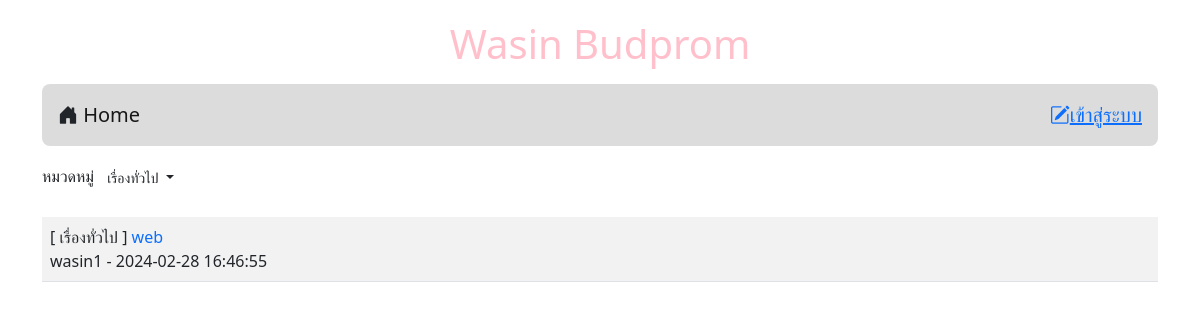
Page /index.php?id=1 on the committed database.
### tables this page shows
CREATE TABLE `category` (
  `id` int(11) NOT NULL,
  `name` varchar(32) NOT NULL
);

CREATE TABLE `post` (
  `id` int(11) NOT NULL,
  `title` varchar(128) NOT NULL,
  `content` varchar(2048) NOT NULL,
  `post_date` datetime NOT NULL,
  `cat_id` int(11) NOT NULL,
  `user_id` int(11) NOT NULL
);

CREATE TABLE `user` (
  `id` int(11) NOT NULL,
  `login` varchar(64) NOT NULL,
  `password` varchar(64) NOT NULL,
  `name` varchar(64) NOT NULL,
  `gender` char(1) NOT NULL,
  `email` varchar(32) NOT NULL,
  `role` char(1) NOT NULL
);

### index.php (the view, shortened to what this page needs)
<!DOCTYPE html>
<html lang="en">
<head>
    <link rel="stylesheet" href="home.css">
    <link href="https://cdn.jsdelivr.net/npm/bootstrap@5.2.3/dist/css/bootstrap.min.css" rel="stylesheet"
>
    <link rel="stylesheet" href="https://cdn.jsdelivr.net/npm/bootstrap-icons@1.11.3/font/bootstrap-icons.min.css">
</head>
<header>
    <h1 style="color: pink;">Wasin Budprom</h1>
</header>
<body class="container">
    <?php @include('nav.php')?>
    <div class="my-2 d-flex justify-content-between">
        <div>
            <lable>หมวดหมู่</lable>
            <span class="dropdown">
                <?php
                    $conn=new PDO("mysql:host=localhost;dbname=webboard;charset=utf8","root","");
                ?>
                <button class="btn btn-white-50 btn-sm dropdown-toggle" type="button" data-bs-toggle="dropdown"
                    aria-expanded="false">
                        <?php
                        if(isset($_GET['id'])){
                        $sql="SELECT name FROM category WHERE id=$_GET[id]";
                        foreach($conn->query($sql)as $row)
                        echo "$row[name]";
                        }else{
                            echo "--ทั้งหมด--";
                        }
                        ?>
                </button>
                    <?php
                        $sql="SELECT * FROM category";
                    ?>
            </span>
        </div>
    </div>
    <table class="table table-striped mt-4 ">
        <?php
        $conn=new PDO("mysql:host=localhost;dbname=webboard;charset=utf8","root","");
        if(isset($_GET['id'])){
            $sql="SELECT t3.name,t1.title,t1.id,t2.login,t1.post_date,t2.id as 'user_id' FROM post as t1
            INNER JOIN user as t2 ON (t1.user_id=t2.id)
            INNER JOIN category as t3 ON (t1.cat_id=t3.id)
            WHERE t1.cat_id=$_GET[id]
            ORDER BY t1.post_date DESC" ;
        }else{
            $sql="SELECT t3.name,t1.title,t1.id,t2.login,t1.post_date,t2.id as 'user_id' FROM post as t1
            INNER JOIN user as t2 ON (t1.user_id=t2.id)
            INNER JOIN category as t3 ON (t1.cat_id=t3.id)
            ORDER BY t1.post_date DESC" ;
        }
        $result=$conn->query($sql);
        while($row=$result->fetch()){
            echo "<tr><td class='d-flex'>
            <div class='flex-grow-1'>[ $row[0] ]<a href=post.php?id=$row[2]
            style=text-decoration:none> $row[1]</a><br>$row[3] - $row[4]</div>";
        }
        ?>
    </table>
</body>
</html>

### home.css (style rules this page uses)
body { background: #3399ff; }
header { text-align: center; margin-top: 20px; }

### rows in the picture
category: name "เรื่องทั่วไป"
post: category.name "เรื่องทั่วไป", title "web", user.login "wasin1", post_date "2024-02-28 16:46:55"
